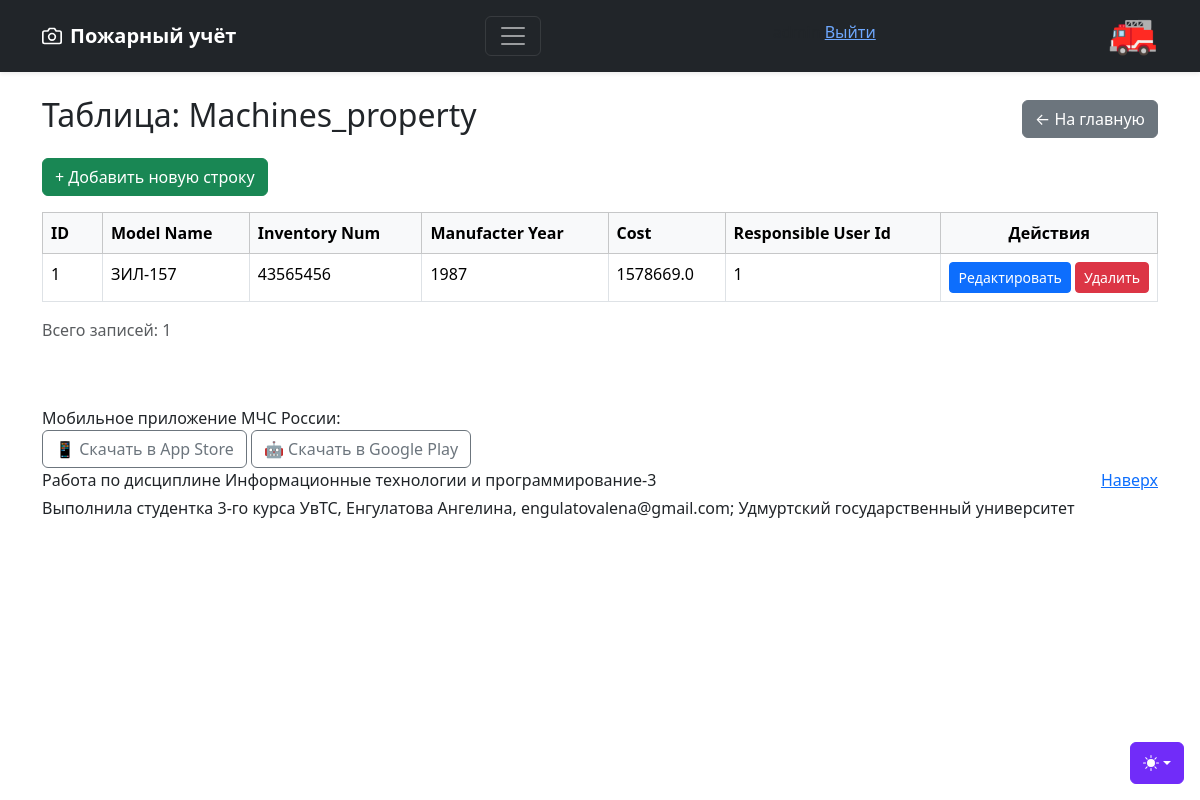
/objects/machines_property (signed in), run on an earlier commit of the app's database.
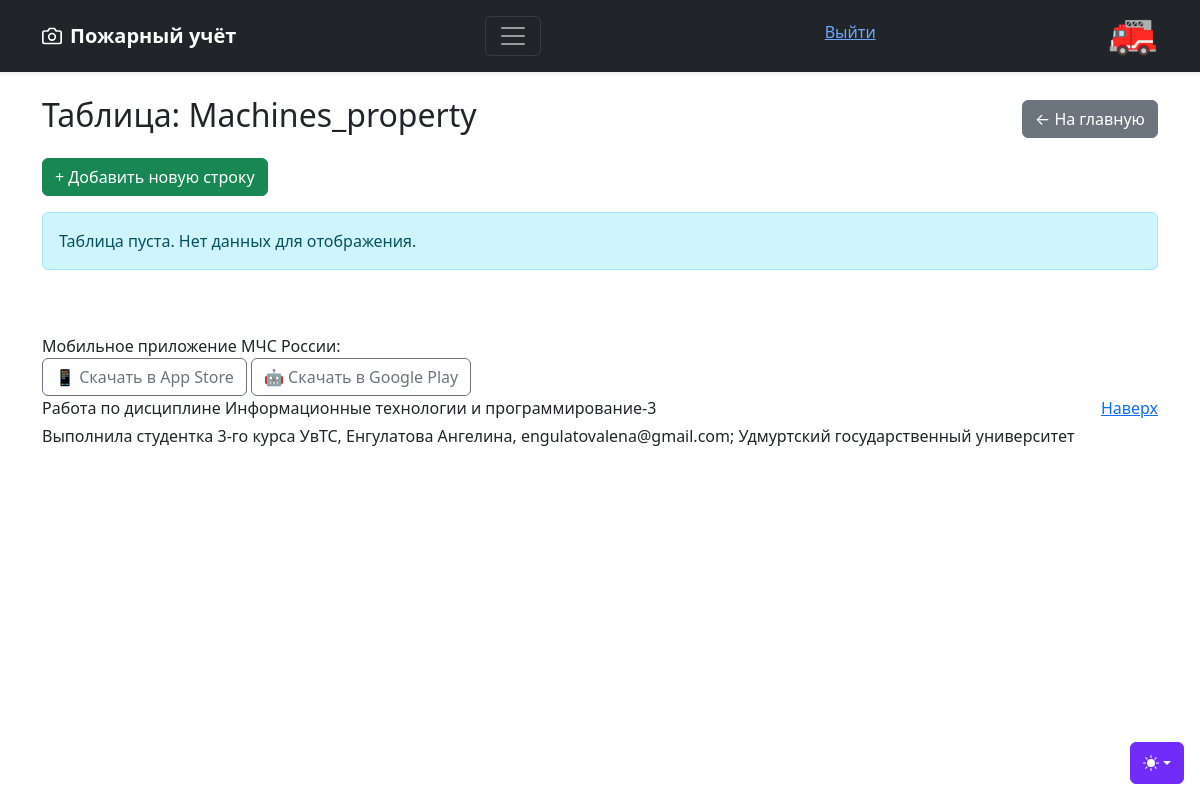
And on a later commit of the database.
### models.py (models this page shows, shortened)
class Registered_Users(UserMixin, db.Model):
    __tablename__ = 'registered_users'
    id = db.Column(db.Integer, primary_key=True)
    username = db.Column(db.String(80), unique=True, nullable=False)
    password_hash = db.Column(db.String(255), nullable=False)
    @property
    def access_level(self):
        user = User.query.filter_by(user_login=self.username).first()
        return user.access_level if user else None

class Machines_Property(db.Model):
    __tablename__ = 'machines_property'
    id = db.Column(db.Integer, primary_key=True)
    model_name = db.Column(db.String(100), nullable=False)
    inventory_num = db.Column(db.Integer, unique=True, nullable=False)
    manufacter_year = db.Column(db.SmallInteger)
    cost = db.Column(db.Float, nullable=False)
    responsible_user_id = db.Column(db.Integer, nullable=False)

### blueprints/objects_bp.py (the view, shortened to what this page needs)
@objects_bp.route('/<table_name>')
@login_required
def objects(table_name):
    if table_name not in TABLE_MAP:
        return "Таблица не найдена", 404
    model = TABLE_MAP[table_name]
    editable = can_edit(table_name)
    stmt = select(model)
    items = db.session.execute(stmt).scalars().all()
    columns = [col.name for col in model.__table__.columns if col.name != 'id']
    return render_template('objects.html',
                           table_name=table_name,
                           items=items,
                           columns=columns,
                           can_edit=can_edit(table_name)) # <--- ДОБАВЛЕНО

### app.py (called while the page is built)
@login_manager.user_loader
def load_user(user_id):
    return Registered_Users.query.get(int(user_id))

### blueprints/objects_bp.py (called while the page is built)
def can_edit(table_name):
    if not current_user.is_authenticated:
        return False
    access = current_user.access_level
    return access in EDIT_PERMISSIONS.get(table_name, [])

### templates/objects.html (shortened to what this page needs)
{% extends "base.html" %}
{% block content %}
<div class="container mt-4">
    <div class="d-flex justify-content-between align-items-center mb-3">
        <h2>Таблица: {{ table_name|capitalize }}</h2>
        <a href="{{ url_for('main.index') }}" class="btn btn-secondary">← На главную</a>
    </div>
    {% if can_edit %}
    <a href="{{ url_for('objects.add_item', table_name=table_name) }}"
       class="btn btn-success mb-3">
        + Добавить новую строку
    </a>
    {% endif %}
    {% if items %}
    <div class="table-responsive">
        <table class="table table-bordered table-hover">
            <thead class="table-light">
                <tr>
                    <th style="width: 60px;">ID</th>
                    {% for column in columns %}
                    <th {% if column == 'phone' %}style="width: 150px; min-width: 150px;"{% endif %}>
                    {{ column|replace('_', ' ')|title }}
                    </th>
                    {% endfor %}
                    {% if can_edit %}
                    <th style="width: 140px;" class="text-center">Действия</th>
                    {% endif %}
                </tr>
            </thead>
            <tbody>
                {% for item in items %}
                <tr>
                    <td>{{ item.id }}</td>
                    {% for column in columns %}
                    <td>{{ item[column] }}</td>
                    {% endfor %}
                    {% if can_edit %}
                    <td class="text-nowrap">
                        <a href="{{ url_for('objects.edit_item',
                                            table_name=table_name,
                                            item_id=item.id) }}"
                           class="btn btn-sm btn-primary">
                            Редактировать
                        </a>
                        <form method="POST"
                              action="{{ url_for('objects.delete_item',
                                                 table_name=table_name,
                                                 item_id=item.id) }}"
                              style="display:inline"
                              onsubmit="return confirm('Удалить запись?')">
                            <button type="submit"
                                    class="btn btn-sm btn-danger">
                                Удалить
                            </button>
                        </form>
                    </td>
                    {% endif %}
                </tr>
                {% endfor %}
            </tbody>
        </table>
    </div>
    <p class="text-muted">Всего записей: {{ items|length }}</p>
    {% else %}
    <div class="alert alert-info">Таблица пуста. Нет данных для отображения.</div>
    {% endif %}
</div>
{% endblock %}

### templates/base.html (shortened to what this page needs)
<!DOCTYPE html>
<html lang="ru" data-bs-theme="auto">
<head>
    <link href="https://cdn.jsdelivr.net/npm/bootstrap@5.3.3/dist/css/bootstrap.min.css"
          rel="stylesheet">
    <link rel="stylesheet" href="{{ url_for('static', filename='css/main.css') }}">
</head>
<body>
    <div class="dropdown position-fixed bottom-0 end-0 mb-3 me-3 bd-mode-toggle">
        <button class="btn btn-bd-primary py-2 dropdown-toggle d-flex align-items-center"
                id="bd-theme" type="button" aria-expanded="false"
                data-bs-toggle="dropdown" aria-label="Toggle theme (auto)">
            <svg class="bi my-1 theme-icon-active" aria-hidden="true"><use href="#circle-half"></use></svg>
        </button>
    </div>
    <header data-bs-theme="dark">
        <div class="navbar navbar-dark bg-dark shadow-sm">
            <div class="container">
                <a href="{{ url_for('main.index') }}" class="navbar-brand d-flex align-items-center">
                    <strong>Пожарный учёт</strong>
                </a>
                <button class="navbar-toggler" type="button" data-bs-toggle="collapse" data-bs-target="#navbarHeader" aria-controls="navbarHeader" aria-expanded="false" aria-label="Toggle navigation">
                    <span class="navbar-toggler-icon"></span>
                </button>
                <div class="user-info">
                    <p>{{ current_user.username }} <a href="{{ url_for('auth.logout') }}">   Выйти</a></p>
                </div>
                <h1>🚒</h1>
            </div>
        </div>
    </header>
    <main>
        {% block content %}{% endblock %}
    </main>
    <footer class="text-body-secondary py-5">
        <div class="container">
            <div class="mainpage-col__section-half">
                Мобильное приложение МЧС России:<br>
                <a class="app-link btn btn-outline-secondary" href="https://apps.apple.com/app/id1530044766" target="_blank" title="App Store">
                    📱 Скачать в App Store</a>
                    <a class="app-link btn btn-outline-secondary" href="https://play.google.com/store/apps/details?id=io.citizens.security&hl=ru" target="_blank" title="Google Play">
                    🤖 Скачать в Google Play</a>
            </div>
            <p class="float-end mb-1"><a href="#">Наверх</a></p>
            <p class="mb-1">Работа по дисциплине Информационные технологии и программирование-3</p>
            <p class="mb-0">Выполнила студентка 3-го курса УвТС, Енгулатова Ангелина, engulatovalena@gmail.com; Удмуртский государственный университет</p>
    </footer>
</body>

### static/css/main.css (style rules this page uses)
.bi { vertical-align: -0.125em; fill: currentColor; }
.btn-bd-primary { --bd-violet-bg: #712cf9; --bd-violet-rgb: 112.520718, 44.062154, 249.437846; --bs-btn-font-weight: 600; --bs-btn-color: var(--bs-white); --bs-btn-bg: var(--bd-violet-bg); --bs-btn-border-color: var(--bd-violet-bg); --bs-btn-hover-color: var(--bs-white); --bs-btn-hover-bg: #6528e0; --bs-btn-hover-border-color: #6528e0; --bs-btn-focus-shadow-rgb: var(--bd-violet-rgb); --bs-btn-active-color: var(--bs-btn-hover-color); --bs-btn-active-bg: #5a23c8; --bs-btn-active-border-color: #5a23c8; }
.bd-mode-toggle { z-index: 1500; }
.bd-mode-toggle .bi { width: 1em; height: 1em; }
.text-body-secondary { color: #212529 !important; }

What changed in the data, as far as the page shows it:
removed Machines_Property: id "1", model_name "ЗИЛ-157" "43565456" "1987" "1578669.0" "1"
Also different on the page:
{{ items|length }}: "1" → (not shown)
text no longer shown: "ID Действия Всего записей:"
text now shown: "Таблица пуста. Нет данных для отображения."
list line gone: "Model Name"
list line gone: "Inventory Num"
list line gone: "Manufacter Year"
list line gone: "Cost"
list line gone: "Responsible User Id"
